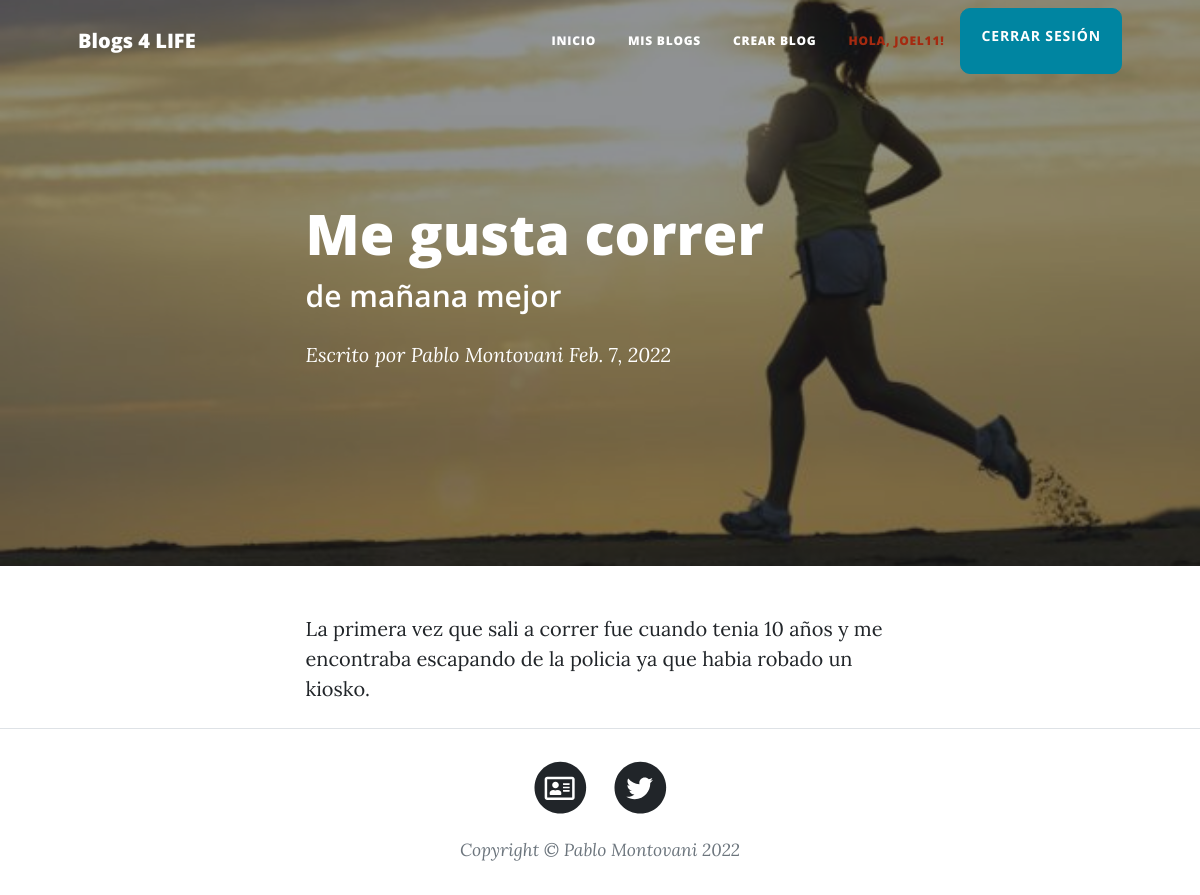
/Blog/ver/2 (signed in), run on the app's committed database.
### BlogApp/models.py (models this page shows)
class Blog(Model):
    titulo= CharField(max_length=50)
    subtitulo= CharField(max_length=50)
    user = ForeignKey(User, on_delete=CASCADE)
    fecha= DateField()
    contenido= CharField(max_length=1000)
    imagen= ImageField(upload_to='imagenes', null=True, blank=True)

### BlogApp/views.py (the view)
# urls.py: path('Blog/ver/<pk>', BlogDetailView.as_view(), name='blog_ver'),
class BlogDetailView(LoginRequiredMixin, DetailView):
    model = Blog
    template_name = 'BlogApp/ver_blog.html'
    context_object_name = 'blog'

### templates/BlogApp/ver_blog.html (shortened to what this page needs)
{% extends "BlogApp/padre.html" %}
{% load static %}
{% block ContenidoPrincipal %}
    <header class="masthead" style="background-image: url(../../media/{{blog.imagen}})">
        <div class="container position-relative px-4 px-lg-5">
            <div class="row gx-4 gx-lg-5 justify-content-center">
                <div class="col-md-10 col-lg-8 col-xl-7">
                    <div class="post-heading">
                        <h1>{{blog.titulo}}</h1>
                        <h2 class="subheading">{{blog.subtitulo}}</h2>
                        <span class="meta">
                            Escrito por
                            {% if blog.user.last_name %}
                                    <a href="#!">{{blog.user.first_name}} {{blog.user.last_name}}</a>
                            {% else %}
                                    <a href="#!">{{blog.user}}</a>
                            {% endif %}
                            {{blog.fecha}}
                        </span>
                    </div>
                </div>
            </div>
        </div>
    </header>
    <article class="mb-4">
        <div class="container px-4 px-lg-5">
            <div class="row gx-4 gx-lg-5 justify-content-center">
                <div class="col-md-10 col-lg-8 col-xl-7">
                    {{blog.contenido}}
                </div>
            </div>
        </div>
    </article>
{% endblock %}

### templates/BlogApp/padre.html (shortened to what this page needs)
<!DOCTYPE html>
<html lang="en">
    <head>
        {% load static %}
        <link href="{%static 'BlogApp/css/styles.css' %}" rel="stylesheet" />
    </head>
    <body>
        <nav class="navbar navbar-expand-lg navbar-light" id="mainNav">
            <div class="container px-4 px-lg-5">
                <a class="navbar-brand" href="{% url 'inicio' %}">Blogs 4 LIFE</a>
                <div class="collapse navbar-collapse" id="navbarResponsive">
                    <ul class="navbar-nav ms-auto py-4 py-lg-0">
                        <li class="nav-item"><a class="nav-link px-lg-3 py-3 py-lg-4" href="{% url 'inicio' %}">Inicio</a></li>
                        <li class="nav-item"><a class="nav-link px-lg-3 py-3 py-lg-4" href="{% url 'mis_blogs' %}">Mis Blogs</a></li>
                        <li class="nav-item"><a class="nav-link px-lg-3 py-3 py-lg-4" href="">Crear Blog</a></li>
                        {% if user.is_authenticated %}
                            <li class="nav-item"><a class="nav-link nav-link-user px-lg-3 py-3 py-lg-4" href="">Hola, {{user.username}}!</a></li>
                            <a class="btn btn-primary" href="{% url 'logout' %}">CERRAR SESIÓN</a>
                        {% endif %}
                    </ul>
                </div>
            </div>
        </nav>
        {% block ContenidoPrincipal %}
        {% endblock %}
        <footer class="border-top">
            <div class="container px-4 px-lg-5">
                <div class="row gx-4 gx-lg-5 justify-content-center">
                    <div class="col-md-10 col-lg-8 col-xl-7">
                        <ul class="list-inline text-center">
                            <li class="list-inline-item">
                                <a href="{% url 'about_me' %}">
                                    <span class="fa-stack fa-lg">
                                        <i class="fas fa-circle fa-stack-2x"></i>
                                        <i class="far fa-address-card fa-stack-1x fa-inverse"></i>
                                    </span>
                                </a>
                            </li>
                            <li class="list-inline-item">
                                <a href="https://twitter.com/emanuel11">
                                    <span class="fa-stack fa-lg">
                                        <i class="fas fa-circle fa-stack-2x"></i>
                                        <i class="fab fa-twitter fa-stack-1x fa-inverse"></i>
                                    </span>
                                </a>
                            </li>
                        </ul>
                        <div class="small text-center text-muted fst-italic">Copyright &copy; Pablo Montovani 2022</div>
                    </div>
                </div>
            </div>
        </footer>
    </body>
</html>

### data on the page
Blog: imagen (picture), titulo "Me gusta correr", subtitulo "de mañana mejor", user.first_name "Pablo", user.last_name "Montovani", fecha "Feb. 7, 2022", contenido "La primera vez que sali a correr fue cuando tenia 10 años y me encontraba escapando de la policia ya que habia robado un kiosko."

### other printed values
{{ user.username }} "JOEL11"
